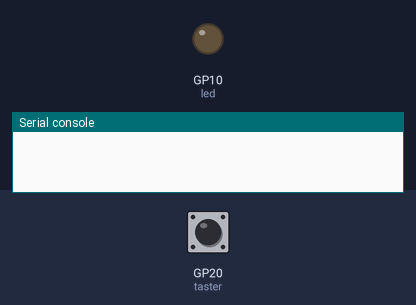
The program below on a simulated Raspberry Pi Pico running MicroPython. On the bench: output pins drawn as LEDs (lit = HIGH), the last lines printed to the serial console. Dashed ring = blinking. The inputs (shaded band) are chosen by the test bench; at power-on: GP20 (taster) HIGH.

Above: at 1.2 s.
1.3 s: GP20 (taster) pulled LOW for 0.15 s
At 1.7 s:
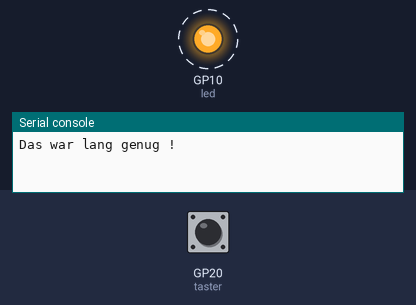
Timing chart, 0 to 12.3 s (numbered marks = the images above; inputs shaded):
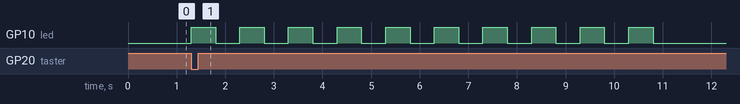

The program:

4_2_H_Entprellen_per_systemtimer.py
```python
# Demoprogramm Tasterentprellung mit Timer-Ticks
"""
Tasterentprellung in MicroPython zum Test der PyCharm IDE
Stand 03.08.2023 - Python 3.7 mit MicroPython Extension auf PyBoard (Pico)
Button_1 auf GPI-Pin 20
LED_1 auf GPO 10
Funktion :
"entprellen" setzt die Entprellzeit in ms.
Wird Button_1 länger betätigt, als per "entprellzeit" vorgegeben,
Blinkt LED_1 10 mal kurz auf.
Statusmeldungen werden in der Konsole ausgegeben.
Nachteil : Sleep hält main für Millisekunden an -> ineffizient
"""

from machine import Pin
import time
taster = Pin(20, Pin.IN)
led = Pin(10, Pin.OUT)
entprellzeit = 100
while True:
    while taster.value() == 0:
        # print("ungedrückt")
        # print("ticks :", t)
        pass
    # Intervallzähler t wird laufend auf Systemticks aktualisiert
    t = time.ticks_ms()
    # Hauptprogramm für 1 ms anhalten, solange Taster unbetätigt ist.
    # Dadurch erhöht sich die Differenz zwischen Systemticks und dem Merker t
    # jeweils um 1.
    time.sleep_ms(1)
    while taster.value() == 1:
        # print("gedrückt")
        pass
    # Differenzberechnung zwischen aktuellem Systemtickzähler und Merker t
    t = time.ticks_diff(time.ticks_ms(), t)
    if t < entprellzeit:
        print("zu kurz gedrückt ! ")
    # Sobald die Entprellzeit überschritten ist, gilt der Taster als sicher betätigt.
    # Die LED blinkt 10 mal zur Quittierung
    else:
        print("Das war lang genug !")
        for i in range(10):
            led.on()
            time.sleep_ms(500)
            led.off()
            time.sleep_ms(500)
        # Aktualisierung von t
        t = time.ticks_ms()
```

Measured:
- after the input at 1.3 s, GP10 (led): alternates HIGH for 0.50 s and LOW for 0.50 s, 20 changes in all, then stays LOW, starting at once
